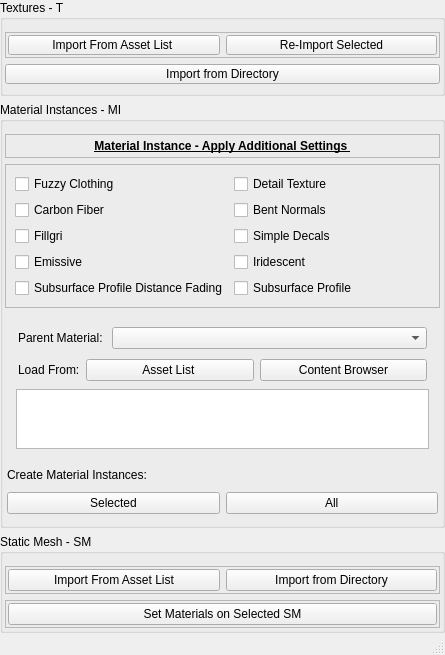
<?xml version="1.0" encoding="UTF-8"?>
<ui version="4.0">
 <class>MainWindow</class>
 <widget class="QMainWindow" name="MainWindow">
  <property name="geometry">
   <rect>
    <x>0</x>
    <y>0</y>
    <width>445</width>
    <height>635</height>
   </rect>
  </property>
  <property name="minimumSize">
   <size>
    <width>280</width>
    <height>0</height>
   </size>
  </property>
  <property name="windowTitle">
   <string>MainWindow</string>
  </property>
  <widget class="QWidget" name="centralwidget">
   <layout class="QVBoxLayout" name="verticalLayout">
    <property name="spacing">
     <number>6</number>
    </property>
    <property name="leftMargin">
     <number>0</number>
    </property>
    <property name="topMargin">
     <number>0</number>
    </property>
    <property name="rightMargin">
     <number>0</number>
    </property>
    <property name="bottomMargin">
     <number>0</number>
    </property>
    <item>
     <widget class="QGroupBox" name="textures_groupBox">
      <property name="title">
       <string>Textures - T</string>
      </property>
      <layout class="QVBoxLayout" name="verticalLayout_3">
       <property name="spacing">
        <number>6</number>
       </property>
       <property name="leftMargin">
        <number>2</number>
       </property>
       <property name="topMargin">
        <number>12</number>
       </property>
       <property name="rightMargin">
        <number>2</number>
       </property>
       <property name="bottomMargin">
        <number>9</number>
       </property>
       <item>
        <widget class="QFrame" name="import_texture_frame">
         <property name="frameShape">
          <enum>QFrame::StyledPanel</enum>
         </property>
         <property name="frameShadow">
          <enum>QFrame::Raised</enum>
         </property>
         <layout class="QHBoxLayout" name="horizontalLayout_4">
          <property name="leftMargin">
           <number>2</number>
          </property>
          <property name="topMargin">
           <number>2</number>
          </property>
          <property name="rightMargin">
           <number>2</number>
          </property>
          <property name="bottomMargin">
           <number>2</number>
          </property>
          <item>
           <widget class="QPushButton" name="import_texture_pushButton">
            <property name="minimumSize">
             <size>
              <width>0</width>
              <height>20</height>
             </size>
            </property>
            <property name="text">
             <string> Import From Asset List  </string>
            </property>
           </widget>
          </item>
          <item>
           <widget class="QPushButton" name="text_reimp_pushButton">
            <property name="minimumSize">
             <size>
              <width>0</width>
              <height>20</height>
             </size>
            </property>
            <property name="text">
             <string> Re-Import Selected </string>
            </property>
           </widget>
          </item>
         </layout>
        </widget>
       </item>
       <item>
        <widget class="QPushButton" name="text_dir_pushButton">
         <property name="minimumSize">
          <size>
           <width>0</width>
           <height>20</height>
          </size>
         </property>
         <property name="text">
          <string> Import from Directory </string>
         </property>
        </widget>
       </item>
      </layout>
     </widget>
    </item>
    <item>
     <widget class="QGroupBox" name="materials_groupBox">
      <property name="title">
       <string>Material Instances - MI</string>
      </property>
      <layout class="QVBoxLayout" name="verticalLayout_2">
       <property name="leftMargin">
        <number>2</number>
       </property>
       <property name="topMargin">
        <number>12</number>
       </property>
       <property name="rightMargin">
        <number>2</number>
       </property>
       <item>
        <widget class="QFrame" name="mat_options_main__frame">
         <property name="frameShape">
          <enum>QFrame::StyledPanel</enum>
         </property>
         <property name="frameShadow">
          <enum>QFrame::Raised</enum>
         </property>
         <layout class="QVBoxLayout" name="verticalLayout_5">
          <property name="leftMargin">
           <number>2</number>
          </property>
          <property name="topMargin">
           <number>2</number>
          </property>
          <property name="rightMargin">
           <number>2</number>
          </property>
          <property name="bottomMargin">
           <number>2</number>
          </property>
          <item>
           <widget class="QFrame" name="mat_ops_label_frame">
            <property name="frameShape">
             <enum>QFrame::NoFrame</enum>
            </property>
            <property name="frameShadow">
             <enum>QFrame::Raised</enum>
            </property>
            <layout class="QHBoxLayout" name="horizontalLayout_10">
             <property name="leftMargin">
              <number>2</number>
             </property>
             <property name="topMargin">
              <number>2</number>
             </property>
             <property name="rightMargin">
              <number>2</number>
             </property>
             <property name="bottomMargin">
              <number>2</number>
             </property>
             <item>
              <widget class="QLabel" name="mat_ops_label">
               <property name="font">
                <font>
                 <weight>75</weight>
                 <italic>false</italic>
                 <bold>true</bold>
                 <underline>true</underline>
                </font>
               </property>
               <property name="text">
                <string>Material Instance - Apply Additional Settings </string>
               </property>
               <property name="textFormat">
                <enum>Qt::AutoText</enum>
               </property>
               <property name="alignment">
                <set>Qt::AlignCenter</set>
               </property>
              </widget>
             </item>
            </layout>
           </widget>
          </item>
         </layout>
        </widget>
       </item>
       <item>
        <widget class="QFrame" name="frame">
         <property name="frameShape">
          <enum>QFrame::StyledPanel</enum>
         </property>
         <property name="frameShadow">
          <enum>QFrame::Raised</enum>
         </property>
         <layout class="QGridLayout" name="gridLayout">
          <item row="1" column="0">
           <widget class="QCheckBox" name="cf_checkBox">
            <property name="text">
             <string>Carbon Fiber</string>
            </property>
           </widget>
          </item>
          <item row="0" column="0">
           <widget class="QCheckBox" name="fuzzy_cloth_checkBox">
            <property name="text">
             <string>Fuzzy Clothing</string>
            </property>
           </widget>
          </item>
          <item row="3" column="0">
           <widget class="QCheckBox" name="fillgri_checkBox">
            <property name="text">
             <string>Fillgri</string>
            </property>
           </widget>
          </item>
          <item row="4" column="0">
           <widget class="QCheckBox" name="emissive_checkBox">
            <property name="text">
             <string>Emissive</string>
            </property>
           </widget>
          </item>
          <item row="0" column="1">
           <widget class="QCheckBox" name="detail_texture_checkBox">
            <property name="text">
             <string>Detail Texture</string>
            </property>
           </widget>
          </item>
          <item row="1" column="1">
           <widget class="QCheckBox" name="bn_checkBox">
            <property name="text">
             <string>Bent Normals</string>
            </property>
           </widget>
          </item>
          <item row="3" column="1">
           <widget class="QCheckBox" name="decal_checkBox">
            <property name="text">
             <string>Simple Decals</string>
            </property>
           </widget>
          </item>
          <item row="4" column="1">
           <widget class="QCheckBox" name="iridescent_checkBox">
            <property name="text">
             <string>Iridescent</string>
            </property>
           </widget>
          </item>
          <item row="5" column="0">
           <widget class="QCheckBox" name="sub_sur_2_checkBox">
            <property name="text">
             <string>Subsurface Profile Distance Fading</string>
            </property>
           </widget>
          </item>
          <item row="5" column="1">
           <widget class="QCheckBox" name="sub_sur_1_checkBox">
            <property name="text">
             <string>Subsurface Profile</string>
            </property>
           </widget>
          </item>
         </layout>
        </widget>
       </item>
       <item>
        <widget class="QFrame" name="mat_options_frame">
         <property name="frameShape">
          <enum>QFrame::NoFrame</enum>
         </property>
         <property name="frameShadow">
          <enum>QFrame::Raised</enum>
         </property>
         <layout class="QHBoxLayout" name="horizontalLayout_5">
          <item>
           <widget class="QFrame" name="mat_op_frame">
            <property name="frameShape">
             <enum>QFrame::NoFrame</enum>
            </property>
            <property name="frameShadow">
             <enum>QFrame::Raised</enum>
            </property>
            <layout class="QVBoxLayout" name="verticalLayout_4">
             <property name="leftMargin">
              <number>2</number>
             </property>
             <property name="topMargin">
              <number>2</number>
             </property>
             <property name="rightMargin">
              <number>2</number>
             </property>
             <property name="bottomMargin">
              <number>2</number>
             </property>
             <item>
              <widget class="QFrame" name="master_mca_frame">
               <property name="frameShape">
                <enum>QFrame::NoFrame</enum>
               </property>
               <property name="frameShadow">
                <enum>QFrame::Raised</enum>
               </property>
               <layout class="QHBoxLayout" name="horizontalLayout_12">
                <property name="leftMargin">
                 <number>2</number>
                </property>
                <property name="topMargin">
                 <number>2</number>
                </property>
                <property name="rightMargin">
                 <number>2</number>
                </property>
                <property name="bottomMargin">
                 <number>2</number>
                </property>
                <item>
                 <widget class="QLabel" name="parent_mca_label">
                  <property name="text">
                   <string>Parent Material: </string>
                  </property>
                 </widget>
                </item>
                <item>
                 <widget class="QComboBox" name="master_mca_comboBox">
                  <property name="sizePolicy">
                   <sizepolicy hsizetype="Expanding" vsizetype="Fixed">
                    <horstretch>0</horstretch>
                    <verstretch>0</verstretch>
                   </sizepolicy>
                  </property>
                  <property name="minimumSize">
                   <size>
                    <width>125</width>
                    <height>0</height>
                   </size>
                  </property>
                 </widget>
                </item>
               </layout>
              </widget>
             </item>
             <item>
              <widget class="QFrame" name="load_mca_frame">
               <property name="frameShape">
                <enum>QFrame::NoFrame</enum>
               </property>
               <property name="frameShadow">
                <enum>QFrame::Raised</enum>
               </property>
               <layout class="QHBoxLayout" name="horizontalLayout_11">
                <property name="leftMargin">
                 <number>2</number>
                </property>
                <property name="topMargin">
                 <number>2</number>
                </property>
                <property name="rightMargin">
                 <number>2</number>
                </property>
                <property name="bottomMargin">
                 <number>2</number>
                </property>
                <item>
                 <widget class="QLabel" name="load_from_label">
                  <property name="sizePolicy">
                   <sizepolicy hsizetype="Fixed" vsizetype="Preferred">
                    <horstretch>0</horstretch>
                    <verstretch>0</verstretch>
                   </sizepolicy>
                  </property>
                  <property name="text">
                   <string>Load From:</string>
                  </property>
                 </widget>
                </item>
                <item>
                 <widget class="QPushButton" name="mat_al_pushButton">
                  <property name="text">
                   <string>Asset List </string>
                  </property>
                 </widget>
                </item>
                <item>
                 <widget class="QPushButton" name="mat_cb_pushButton">
                  <property name="text">
                   <string> Content Browser </string>
                  </property>
                 </widget>
                </item>
               </layout>
              </widget>
             </item>
             <item>
              <widget class="QListWidget" name="mat_listWidget">
               <property name="minimumSize">
                <size>
                 <width>0</width>
                 <height>60</height>
                </size>
               </property>
              </widget>
             </item>
            </layout>
           </widget>
          </item>
         </layout>
        </widget>
       </item>
       <item>
        <widget class="QFrame" name="mi_info_frame">
         <property name="frameShape">
          <enum>QFrame::NoFrame</enum>
         </property>
         <property name="frameShadow">
          <enum>QFrame::Raised</enum>
         </property>
         <layout class="QHBoxLayout" name="horizontalLayout_13">
          <property name="leftMargin">
           <number>2</number>
          </property>
          <property name="topMargin">
           <number>2</number>
          </property>
          <property name="rightMargin">
           <number>2</number>
          </property>
          <property name="bottomMargin">
           <number>2</number>
          </property>
          <item>
           <widget class="QLabel" name="mi_info_label">
            <property name="text">
             <string>Create Material Instances:</string>
            </property>
           </widget>
          </item>
         </layout>
        </widget>
       </item>
       <item>
        <widget class="QFrame" name="create_mca_frame">
         <property name="frameShape">
          <enum>QFrame::NoFrame</enum>
         </property>
         <property name="frameShadow">
          <enum>QFrame::Raised</enum>
         </property>
         <layout class="QHBoxLayout" name="horizontalLayout_6">
          <property name="leftMargin">
           <number>2</number>
          </property>
          <property name="topMargin">
           <number>2</number>
          </property>
          <property name="rightMargin">
           <number>2</number>
          </property>
          <property name="bottomMargin">
           <number>2</number>
          </property>
          <item>
           <widget class="QPushButton" name="create_mca_pushButton">
            <property name="text">
             <string> Selected </string>
            </property>
           </widget>
          </item>
          <item>
           <widget class="QPushButton" name="create_mca_all_pushButton">
            <property name="text">
             <string> All </string>
            </property>
           </widget>
          </item>
         </layout>
        </widget>
       </item>
      </layout>
     </widget>
    </item>
    <item>
     <widget class="QGroupBox" name="static_mesh_groupBox">
      <property name="title">
       <string>Static Mesh - SM</string>
      </property>
      <layout class="QVBoxLayout" name="verticalLayout_7">
       <property name="leftMargin">
        <number>2</number>
       </property>
       <property name="topMargin">
        <number>12</number>
       </property>
       <property name="rightMargin">
        <number>2</number>
       </property>
       <property name="bottomMargin">
        <number>2</number>
       </property>
       <item>
        <widget class="QFrame" name="static_mesh_frame">
         <property name="frameShape">
          <enum>QFrame::StyledPanel</enum>
         </property>
         <property name="frameShadow">
          <enum>QFrame::Raised</enum>
         </property>
         <layout class="QHBoxLayout" name="horizontalLayout_7">
          <property name="leftMargin">
           <number>2</number>
          </property>
          <property name="topMargin">
           <number>2</number>
          </property>
          <property name="rightMargin">
           <number>2</number>
          </property>
          <property name="bottomMargin">
           <number>2</number>
          </property>
          <item>
           <widget class="QPushButton" name="static_mesh_al_pushButton">
            <property name="text">
             <string>Import From Asset List</string>
            </property>
           </widget>
          </item>
          <item>
           <widget class="QPushButton" name="static_mesh_dir_pushButton">
            <property name="text">
             <string>Import from Directory</string>
            </property>
           </widget>
          </item>
         </layout>
        </widget>
       </item>
       <item>
        <widget class="QFrame" name="set_materials_frame">
         <property name="frameShape">
          <enum>QFrame::StyledPanel</enum>
         </property>
         <property name="frameShadow">
          <enum>QFrame::Raised</enum>
         </property>
         <layout class="QHBoxLayout" name="horizontalLayout_8">
          <property name="leftMargin">
           <number>2</number>
          </property>
          <property name="topMargin">
           <number>2</number>
          </property>
          <property name="rightMargin">
           <number>2</number>
          </property>
          <property name="bottomMargin">
           <number>2</number>
          </property>
          <item>
           <widget class="QPushButton" name="set_materials_pushButton">
            <property name="text">
             <string> Set Materials on Selected SM </string>
            </property>
           </widget>
          </item>
         </layout>
        </widget>
       </item>
      </layout>
     </widget>
    </item>
   </layout>
  </widget>
  <widget class="QMenuBar" name="menubar">
   <property name="geometry">
    <rect>
     <x>0</x>
     <y>0</y>
     <width>445</width>
     <height>21</height>
    </rect>
   </property>
  </widget>
  <widget class="QStatusBar" name="statusbar"/>
 </widget>
 <resources/>
 <connections/>
</ui>
